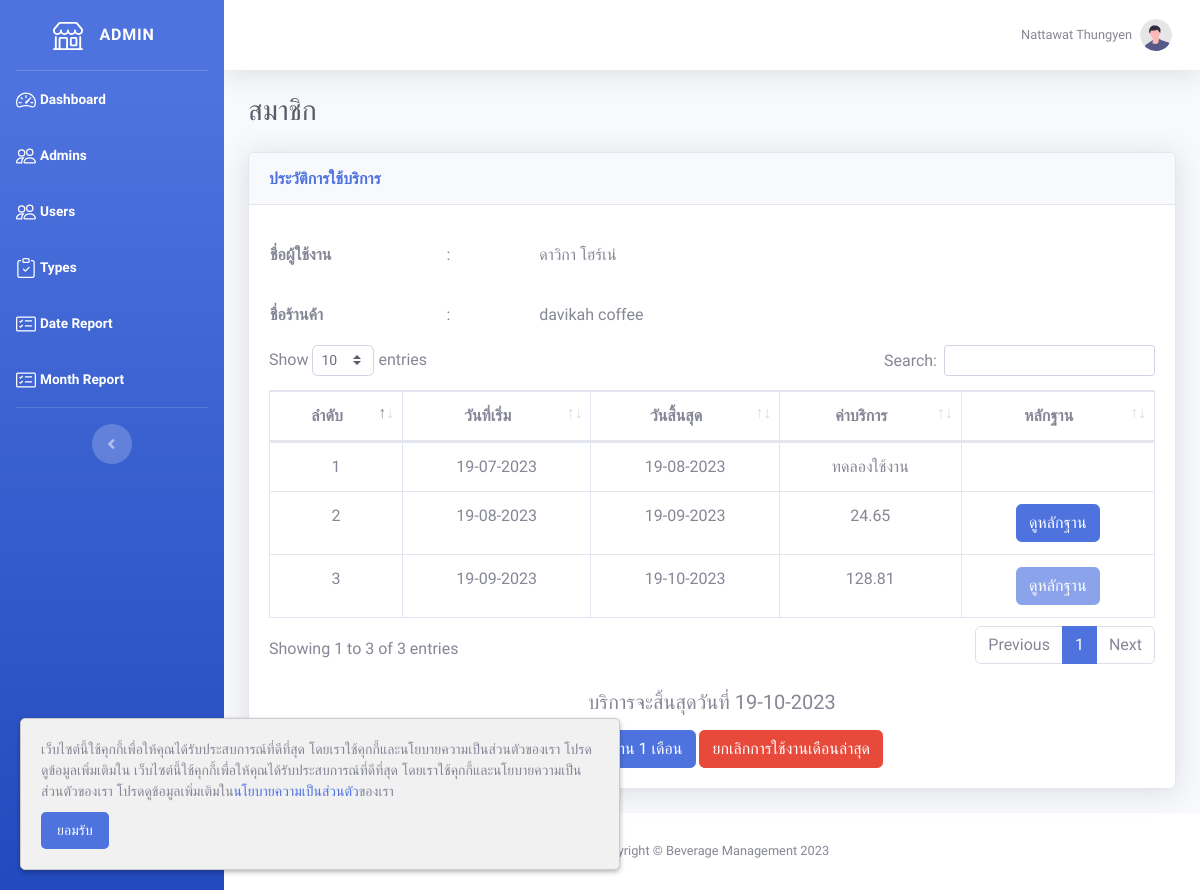
Screenshot of /admin/manage_user.php?user_id=15 (signed in) with the database file from the repository.
### tables this page shows
CREATE TABLE `user` (
  `user_id` int(10) NOT NULL,
  `email` varchar(255) NOT NULL,
  `password` varchar(255) NOT NULL,
  `password_view` varchar(255) NOT NULL,
  `status` tinyint(1) NOT NULL COMMENT '0=disable\r\n1=enable',
  `agree` tinyint(1) NOT NULL,
  `firstname` varchar(255) NOT NULL,
  `lastname` varchar(255) NOT NULL,
  `id_number` varchar(13) NOT NULL,
  `phone` varchar(10) NOT NULL,
  `line` varchar(255) NOT NULL,
  `address` text NOT NULL,
  `store` varchar(255) NOT NULL,
  `description` text NOT NULL,
  `img_path` text NOT NULL
);

CREATE TABLE `member` (
  `member_id` int(10) NOT NULL,
  `user_id` int(10) NOT NULL,
  `approve_date` date NOT NULL,
  `img_path` text NOT NULL
);

### admin/manage_user.php (the view, shortened to what this page needs)
<!DOCTYPE html>
<html lang="en">
<?php
require '../include/connect.php';
include '../include/header.php';
$user_id = $_GET['user_id'];
$member_count = $connect->prepare("SELECT * FROM member WHERE user_id = '$user_id'");
$member_count->execute();
$row_member_count = $member_count->fetchAll(PDO::FETCH_ASSOC);
$count = count($row_member_count);
$i = 1;
$user_data = $connect->prepare("SELECT user_id, firstname, lastname, store FROM user WHERE user_id = '$user_id'");
$user_data->execute();
$row_user = $user_data->fetch(PDO::FETCH_ASSOC);
?>
<body id="page-top">
    <div id="wrapper">
        <?php include '../include/sidebar_admin.php'; ?>
        <div id="content-wrapper" class="d-flex flex-column">
            <div id="content">
                <?php include '../include/topbar.php'; ?>
                <div class="container-fluid">
                    <div class="d-sm-flex align-items-center justify-content-between mb-4">
                        <h1 class="h3 mb-0 text-gray-800">
                            <?php
                            if ($count == 0) {
                                echo 'ผู้ใช้งานใหม่';
                            } elseif ($count == 1) {
                                echo 'ทดลองใช้งาน';
                            } else {
                                echo 'สมาชิก';
                            }
                            ?>
                        </h1>
                    </div>
                    <div class="card shadow mb-4">
                        <div class="card-header py-3">
                            <h6 class="m-0 font-weight-bold text-primary">ประวัติการใช้บริการ</h6>
                        </div>
                        <div class="card-body">
                            <div class="table-responsive">
                                <table width="60%">
                                    <tbody>
                                        <tr>
                                            <td height="60px" class="font-weight-bold">ชื่อผู้ใช้งาน</td>
                                            <td>&nbsp;&nbsp;&nbsp;&nbsp;&nbsp;:&nbsp;&nbsp;&nbsp;&nbsp;&nbsp;</td>
                                            <td><?= $row_user['firstname'] . ' ' . $row_user['lastname'] ?></td>
                                        </tr>
                                        <tr>
                                            <td height="60px" class="font-weight-bold">ชื่อร้านค้า</td>
                                            <td>&nbsp;&nbsp;&nbsp;&nbsp;&nbsp;:&nbsp;&nbsp;&nbsp;&nbsp;&nbsp;</td>
                                            <td><?= $row_user['store'] ?></td>
                                        </tr>
                                    </tbody>
                                </table>
                            </div>
                            <div class="table-responsive">
                                <table class="table table-bordered text-center" id="dataTable" width="100%" cellspacing="0">
                                    <thead>
                                        <tr>
                                            <th>ลำดับ</th>
                                            <th>วันที่เริ่ม</th>
                                            <th>วันสิ้นสุด</th>
                                            <th>ค่าบริการ</th>
                                            <th>หลักฐาน</th>
                                        </tr>
                                    </thead>
                                    <tbody>
                                        <?php
                                        foreach ($row_member_count as $row) {
                                        ?>
                                            <tr>
                                                <td><?= $i++ ?></td>
                                                <td><?= date('d-m-Y', strtotime($row['approve_date'])) ?></td>
                                                <td><?= $end = date('d-m-Y', strtotime($row['approve_date'] . ' +1 month')) ?></td>
                                                <?php
                                                $start_date = $row['approve_date'];
                                                $end_date = date('Y-m-d', strtotime($start_date . ' +1 month'));
                                                $service_fee = $connect->prepare("SELECT * FROM payment INNER JOIN record ON payment.no_receipt = record.no_receipt INNER JOIN product ON record.product_id = product.product_id WHERE user_id = '$user_id' AND timestamp >= '$start_date' AND timestamp <= '$end_date'");
                                                $service_fee->execute();
                                                $row_service_fee = $service_fee->fetchAll(PDO::FETCH_ASSOC);
                                                $total_price = 0;
                                                foreach ($row_service_fee as $row_fee) {
                                                    $total_price = $total_price + ($row_fee['quantity'] * $row_fee['net_price']);
                                                }
                                                $fee = number_format((($total_price * 0.93) * 0.02), 2, '.', ',');
                                                ?>
                                                <td><?= $i == 2 ? 'ทดลองใช้งาน' : $fee ?></td>
                                                <td><button type="button" class="btn btn-primary" onclick="view(<?= $row['member_id'] ?>)" <?= $i == 2 ? 'style="display: none;"' : '' ?> <?= empty($row['img_path']) ? 'disabled' : '' ?>>ดูหลักฐาน</button></td>
                                            </tr>
                                        <?php
                                        }
                                        ?>
                                    </tbody>
                                </table>
                            </div>
                            <br>
                            <div class="text-center">
                                <?php if ($count != 0) { ?>
                                    <h5>บริการจะสิ้นสุดวันที่ <?= $end ?></h5>
                                <?php
                                }
                                if ($count == 0) {
                                ?>
                                    <form id="new_user">
                                        <div class="form-group">
                                            <input type="hidden" name="action" id="action" value="new_user" />
                                            <input type="hidden" name="user_id" id="user_id" value="<?= $user_id ?>" />
                                        </div>
                                        <button type="submit" class="btn btn-primary" id="submitBtn">อนุมัติทดลองใช้งาน 1 เดือน</button>
                                    </form>
                                <?php
                                } else {
                                ?>
                                    <form id="member">
                                        <button type="submit" class="btn btn-primary" id="submitBtn">เพิ่มการใช้งาน 1 เดือน</button>
                                        <button type="button" class="btn btn-danger" onclick="cancel(<?= $user_id ?>)">ยกเลิกการใช้งานเดือนล่าสุด</button>
                                    </form>
                                <?php
                                }
                                ?>
                            </div>
                        </div>
                    </div>
                </div>
            </div>
            <?php include '../include/footer.php'; ?>
        </div>
    </div>
</body>
</html>

### include/topbar.php (shortened to what this page needs)
<?php
if (isset($_SESSION['user_id'])) {
    $user_id = $_SESSION['user_id'];
    $profile = $connect->prepare("SELECT * FROM user WHERE user_id = :user_id");
    $profile->bindParam(":user_id", $user_id);
    $profile->execute();
    $row_profile = $profile->fetch(PDO::FETCH_ASSOC);
} else {
    $admin_id = $_SESSION['admin_id'];
    $profile = $connect->prepare("SELECT * FROM admin WHERE admin_id = :admin_id");
    $profile->bindParam(":admin_id", $admin_id);
    $profile->execute();
    $row_profile = $profile->fetch(PDO::FETCH_ASSOC);
}
?>
<nav class="navbar navbar-expand navbar-light bg-white topbar mb-4 static-top shadow">
    <ul class="navbar-nav ml-auto">
        <li class="nav-item dropdown no-arrow">
            <a class="nav-link dropdown-toggle" href="#" id="userDropdown" role="button" data-toggle="dropdown" aria-haspopup="true" aria-expanded="false">
                <span class="mr-2 d-none d-lg-inline text-gray-600 small"><?= isset($_SESSION['user_id']) ? $row_profile['store'] : $row_profile['firstname'] . ' ' . $row_profile['lastname'] ?></span>
                <img class="img-profile rounded-circle" src="<?= isset($_SESSION['admin_id']) ? '../img/undraw_profile.svg' : 'img/undraw_profile.svg' ?>">
            </a>
        </li>
    </ul>
</nav>

### include/header.php (style rules this page uses)
body { font-family: 'Kanit', sans-serif; }

### rows the page displays
user: firstname "ดาวิกา", lastname "โฮร์เน่", store "davikah coffee"
member: approve_date "19-07-2023", approve_date "19-08-2023", shows "ทดลองใช้งาน"
member: approve_date "19-08-2023", approve_date "19-09-2023", fee "24.65"
member: approve_date "19-09-2023", approve_date "19-10-2023", fee "128.81"

### other values shown
$row_profile['firstname'] "Nattawat"
$row_profile['lastname'] "Thungyen"
